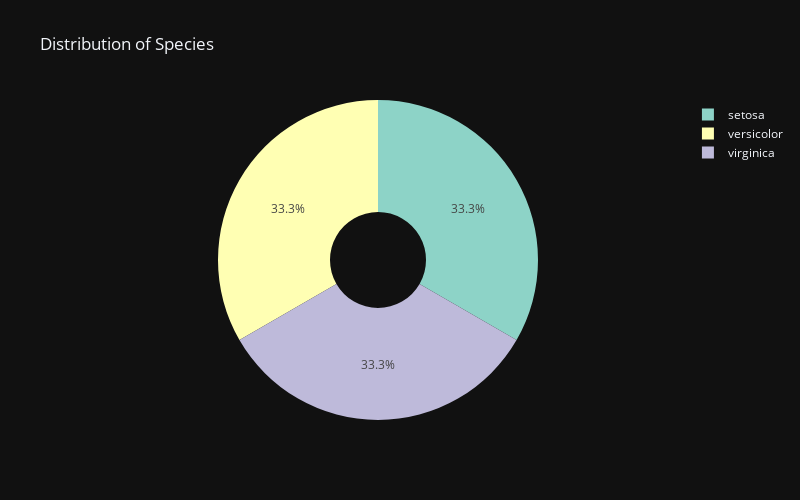

This figure's notebook cell:
### Code cell
fig = px.pie(df, names = 'species', title = "Distribution of Species", template='plotly_dark',
hole=0.3, color_discrete_sequence = px.colors.qualitative.Set3, width=800, height=500)
fig.show()

### Figure 1 — Plotly figure (JSON) as saved in the notebook; plotly's stock layout.template omitted (floating-point values rounded to 4 significant figures; data arrays with more than 128 entries replaced by an {"elided": "..."} marker saying what was removed)
{"data": [{"domain": {"x": [0, 1], "y": [0, 1]}, "hole": 0.3, "hovertemplate": "species=%{label}<extra></extra>", "labels": {"elided": "150 str values"}, "legendgroup": "", "name": "", "showlegend": true, "type": "pie"}], "layout": {"height": 500, "legend": {"tracegroupgap": 0}, "piecolorway": ["rgb(141,211,199)", "rgb(255,255,179)", "rgb(190,186,218)", "rgb(251,128,114)", "rgb(128,177,211)", "rgb(253,180,98)", "rgb(179,222,105)", "rgb(252,205,229)", "rgb(217,217,217)", "rgb(188,128,189)", "rgb(204,235,197)", "rgb(255,237,111)"], "title": {"text": "Distribution of Species"}, "width": 800}}
